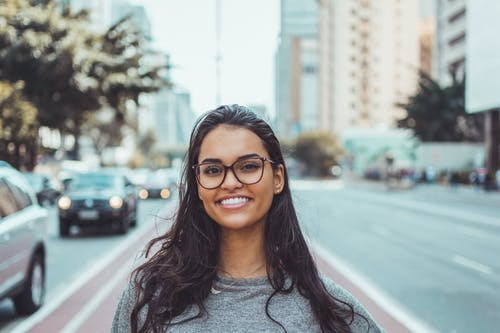
//> input picture RemoveBackground/lady_before.jpeg, 500 x 333 px
$ ./main   (built with g++ and OpenCV 4)
//> lines starting //> are read from the running program, lines starting //| are printed output that depends on the picture; after the words box and inside, x2 and y2 are one past the last pixel; in counts of white or black regions, pixels touching at a corner belong together
// RemoveBackground.cpp : This file contains the 'main' function. Program execution begins and ends there.
//

#include <iostream>

#include <opencv2/core.hpp>
#include <opencv2/highgui.hpp>
#include <opencv2/imgproc.hpp>
#include <opencv2/imgproc/types_c.h>

using namespace std;
using namespace cv;

Mat sobel(Mat gray);
void removeBgr(string image_before, string image_after, double thresh = 40, double maxval = 255);

int main()
{
    removeBgr("lady_before.jpeg", "lady_after.jpeg");
    waitKey(0);
}

Mat sobel(Mat gray)
{
    Mat edges;

    int scale = 1;
    int delta = 0;
    int ddepth = CV_16S;
    Mat edges_x, edges_y;
    Mat abs_edges_x, abs_edges_y;
    Sobel(gray, edges_x, ddepth, 1, 0, 3, scale, delta, BORDER_DEFAULT);
    convertScaleAbs(edges_x, abs_edges_x);
    Sobel(gray, edges_y, ddepth, 0, 1, 3, scale, delta, BORDER_DEFAULT);
    convertScaleAbs(edges_y, abs_edges_y);
    addWeighted(abs_edges_x, 0.5, abs_edges_y, 0.5, 0, edges);

    return edges;
}

void removeBgr(string image_before, string image_after, double thresh /*= 40*/, double maxval /*= 255*/)
{
//> called with image_before = "lady_before.jpeg", image_after = "lady_after.jpeg", thresh = 40, maxval = 255
    //Load source image
    Mat src = imread(image_before);
//> src is the input picture: 333 rows x 500 cols, CV_8UC3; mean B, G, R 160.5, 161.5, 153.6

    //0. Source Image
    imshow("image_before", src);

    //1. Remove Shadows
    //Convert to HSV
    Mat hsvImg;
    cvtColor(src, hsvImg, COLOR_BGR2HSV);
//> hsvImg: 333 rows x 500 cols, CV_8UC3; mean H, S, V 84.5, 34.2, 167.5
    Mat channel[3];
    split(hsvImg, channel);
    channel[2] = Mat(hsvImg.rows, hsvImg.cols, CV_8UC1, 200);//Set V
//> channel[2]: 333 rows x 500 cols, CV_8UC1; every value is 200
    //Merge channels
    merge(channel, 3, hsvImg);
//> hsvImg: 333 rows x 500 cols, CV_8UC3; mean H, S, V 84.5, 34.2, 200
    Mat rgbImg;
    cvtColor(hsvImg, rgbImg, COLOR_HSV2BGR);
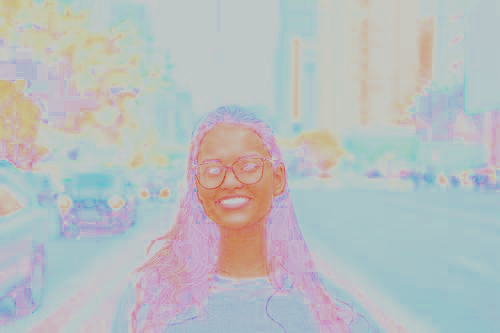
//> rgbImg: 333 rows x 500 cols, CV_8UC3; mean B, G, R 190.2, 189.1, 183.9

    //2. Convert to gray and normalize
    Mat gray(rgbImg.rows, src.cols, CV_8UC1);
    cvtColor(rgbImg, gray, COLOR_BGR2GRAY);
    normalize(gray, gray, 0, 255, NORM_MINMAX, CV_8UC1);
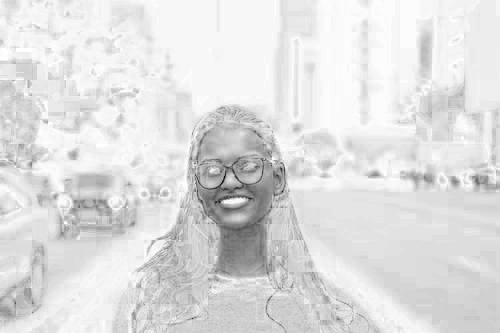
//> gray: 333 rows x 500 cols, CV_8UC1; min 0, max 255, mean 222.8

    //3. Edge detector
    GaussianBlur(gray, gray, Size(3, 3), 0, 0, BORDER_DEFAULT);
    //Use Sobel filter and thresholding.
    Mat edges = sobel(gray);
//> in sobel, `Sobel(gray, edges_y, ddepth, 0, 1, 3, scale, delta, BORDER_DEFAULT);`:
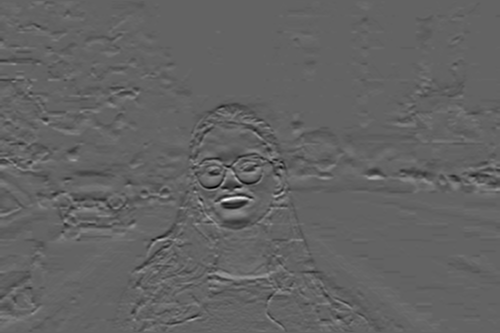
//> edges_y: 333 rows x 500 cols, CV_16SC1; min -313, max 488, mean -0.6; drawn with min black and max white
    threshold(edges, edges, thresh, maxval, cv::THRESH_BINARY);
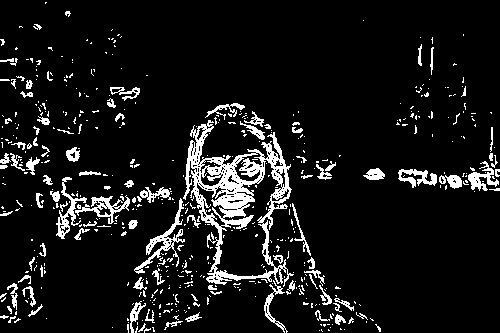
//> edges: 333 rows x 500 cols, CV_8UC1; 9% white; 540 white regions (446 under 20 px), largest, box (x1, y1, x2, y2) and area: (183, 120, 294, 287) 5330, (134, 198, 185, 274) 664, (75, 195, 130, 224) 470

    //4. Dilate
    Mat dilateGrad = edges;
    int dilateType = MORPH_ELLIPSE;
    int dilateSize = 3;
    Mat elementDilate = getStructuringElement(dilateType,
        Size(2 * dilateSize + 1, 2 * dilateSize + 1),
        Point(dilateSize, dilateSize));
    dilate(edges, dilateGrad, elementDilate);
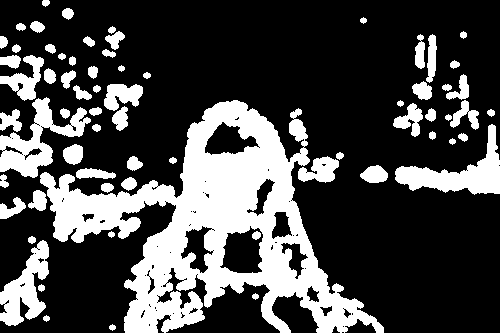
//> edges: 333 rows x 500 cols, CV_8UC1; 28.1% white; 68 white regions, largest, box (x1, y1, x2, y2) and area: (40, 100, 384, 333) 29348, (395, 124, 500, 195) 2720, (0, 97, 91, 178) 2661

    //5. Floodfill
    Mat floodFilled = cv::Mat::zeros(dilateGrad.rows + 2, dilateGrad.cols + 2, CV_8U);
    floodFill(dilateGrad, floodFilled, cv::Point(0, 0), 0, 0, cv::Scalar(), cv::Scalar(), 4 + (255 << 8) + cv::FLOODFILL_MASK_ONLY);
    floodFilled = cv::Scalar::all(255) - floodFilled;
    Mat temp;
    floodFilled(Rect(1, 1, dilateGrad.cols - 2, dilateGrad.rows - 2)).copyTo(temp);
//> temp: 331 rows x 498 cols, CV_8UC1; 34% white; 66 white regions, largest, box (x1, y1, x2, y2) and area: (40, 100, 384, 331) 38517, (0, 97, 91, 178) 2816, (395, 124, 498, 195) 2648
    floodFilled = temp;

    //6. Erode
    int erosionType = MORPH_ELLIPSE;
    int erosionSize = 4;
    Mat erosionElement = getStructuringElement(erosionType,
        Size(2 * erosionSize + 1, 2 * erosionSize + 1),
        Point(erosionSize, erosionSize));
    erode(floodFilled, floodFilled, erosionElement);
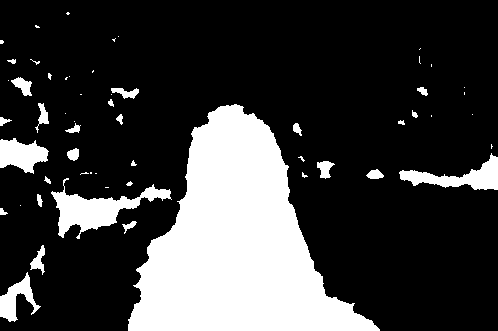
//> floodFilled: 331 rows x 498 cols, CV_8UC1; 23.2% white; 57 white regions (30 under 20 px)

    //7. Find largest contour
    int largestArea = 0;
    int largestContourIndex = 0;
    Rect boundingRectangle;
    Mat largestContour(src.rows, src.cols, CV_8UC1, Scalar::all(0));
    vector<vector<Point>> contours;
    vector<Vec4i> hierarchy;

    findContours(floodFilled, contours, hierarchy, CV_RETR_CCOMP, CV_CHAIN_APPROX_SIMPLE);
//> contours = 57 contours, 37 with area under 20; largest, box (x1, y1, x2, y2) and area: (128, 104, 380, 331) 30032, (51, 178, 172, 239) 2272, (399, 153, 498, 190) 1325, (0, 138, 49, 174) 1052, (0, 272, 41, 322) 731

    for (int i = 0; i < contours.size(); i++)
    {
        double a = contourArea(contours[i], false);
        if (a > largestArea)
        {
            largestArea = a;
            largestContourIndex = i;
            boundingRectangle = boundingRect(contours[i]);
        }
    }
//> this loop made 57 passes
//> (a, largestArea, boundingRectangle) on passes 1, 9, 33: (731, 731, Rect(0, 272, 41, 50)), (2271.5, 2271, Rect(51, 178, 121, 61)), (30032.5, 30032, Rect(128, 104, 252, 227))
//> a on passes 2 to 7: 165.5, 54, 23, 0, 35.5, 0
//> after the loop, largestArea = 30032; largestContourIndex = 32

    Scalar color(255, 255, 255);
    drawContours(largestContour, contours, largestContourIndex, color, cv::FILLED, 8, hierarchy); //Draw the largest contour using previously stored index.
//> largestContour: 333 rows x 500 cols, CV_8UC1; 18.3% white; 1 white region, box (x1, y1, x2, y2) and area: (128, 104, 380, 331) 30443

    //8. Mask original image
    Mat maskedSrc;
    src.copyTo(maskedSrc, largestContour);
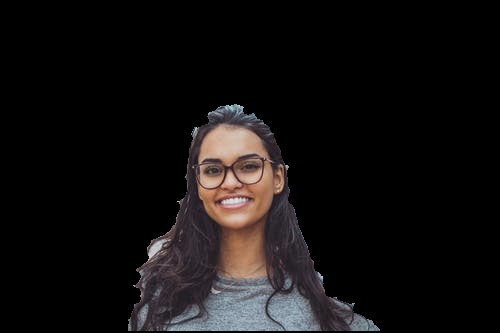
//> maskedSrc: 333 rows x 500 cols, CV_8UC3; mean B, G, R 16.3, 16.3, 18.8

    //9. Save source image
    imshow("image_after", maskedSrc);
    imwrite(image_after, maskedSrc);
}
